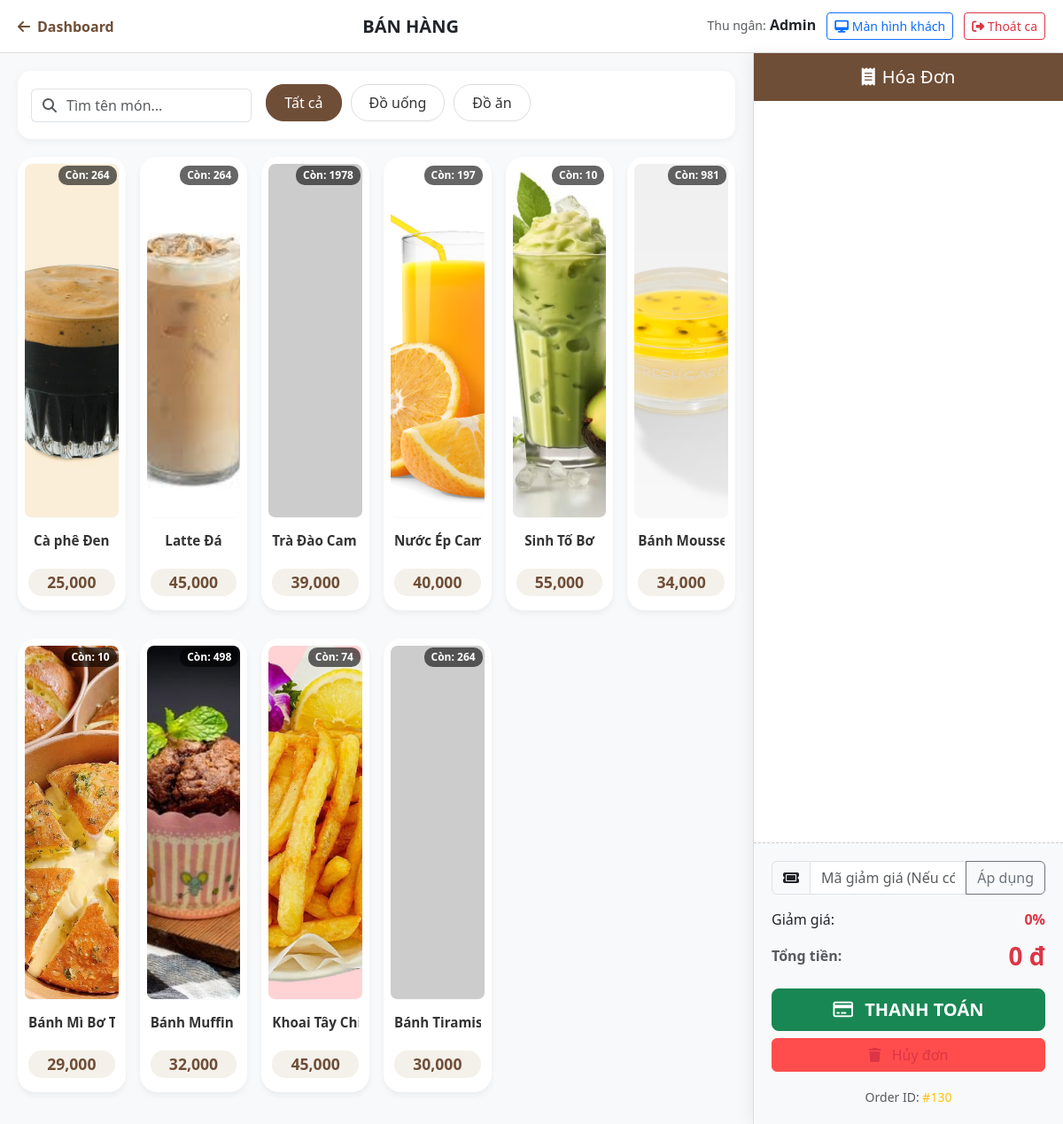
Page /pos/menu.php (signed in) on the committed database.
### tables this page shows
CREATE TABLE `categories` (
  `id` int(11) NOT NULL,
  `name` varchar(255) NOT NULL
);

CREATE TABLE `products` (
  `id` int(11) NOT NULL,
  `name` varchar(255) NOT NULL,
  `price` int(11) NOT NULL,
  `category_id` int(11) NOT NULL,
  `image_url` varchar(255) NOT NULL,
  `is_active` tinyint(1) NOT NULL DEFAULT 1,
  `status` tinyint(1) DEFAULT 1
);

### pos/menu.php (the view, shortened to what this page needs)
<?php
global $mysqli;
function getProductImage($dbPath) {
    $cleanPath = ltrim($dbPath, './');
    if (strpos($cleanPath, 'assets/') === 0) {
        return '../' . $cleanPath;
    }
    return '../admin/uploads/' . $cleanPath;
}
$categories = $mysqli->query("SELECT * FROM categories");
$products = $mysqli->query("SELECT * FROM products WHERE is_active = 1 ORDER BY category_id ASC");
$next_order_id = 1;
$query_max_id = "SELECT MAX(id) as max_id FROM orders";
$result_max_id = $mysqli->query($query_max_id);
if ($result_max_id && $row_max = $result_max_id->fetch_assoc()) {
    $next_order_id = $row_max['max_id'] + 1;
}
?>
<!DOCTYPE html>
<html lang="vi">
<head>
    <link href="https://cdn.jsdelivr.net/npm/bootstrap@5.3.0/dist/css/bootstrap.min.css" rel="stylesheet">
    <link rel="stylesheet" href="https://cdnjs.cloudflare.com/ajax/libs/font-awesome/6.4.0/css/all.min.css">
    <link rel="stylesheet" href="css/pos_style.css">
</head>
<body>
    <header class="pos-navbar">
        <a href="index.php" class="back-btn"><i class="fa-solid fa-arrow-left me-2"></i>Dashboard</a>
        <h5 class="m-0 fw-bold text-uppercase">Bán Hàng</h5>
        <div class="user-info">
            <span class="text-muted small">Thu ngân:</span>
            <strong><?= htmlspecialchars($_SESSION['fullname']) ?></strong>
            <button class="btn btn-outline-primary btn-sm ms-2" onclick="openCustomerScreen()">
    <i class="fa-solid fa-desktop"></i> Màn hình khách
</button>
            <button class="btn btn-outline-danger btn-sm ms-2" data-bs-toggle="modal" data-bs-target="#modalEndShift">
    <i class="fa-solid fa-right-from-bracket"></i> Thoát ca
</button>
        </div>
    </header>
    <div class="pos-container">
        <div class="menu-area">
            <div class="filter-bar">
                <div class="row g-3 align-items-center">
                    <div class="col-md-4">
                        <div class="input-group">
                            <span class="input-group-text bg-white border-end-0"><i class="fa-solid fa-search text-muted"></i></span>
                            <input type="text" id="search-input" class="form-control border-start-0 ps-0" placeholder="Tìm tên món...">
                        </div>
                    </div>
                    <div class="col-md-8">
                        <div class="category-scroll">
                            <button class="filter-btn active" data-filter="all">Tất cả</button>
                            <?php while($cat = $categories->fetch_assoc()): ?>
                                <button class="filter-btn" data-filter="<?= $cat['id'] ?>"><?= $cat['name'] ?></button>
                            <?php endwhile; ?>
                        </div>
                    </div>
                </div>
            </div>
            <div id="product-list-container" class="row g-3">
                <?php while($row = $products->fetch_assoc()): ?>
                    <?php
                        $is_out_of_stock = ($row['status'] == 0);
                        $class_disabled = $is_out_of_stock ? 'disabled' : '';
                    ?>
                    <div class="col-6 col-md-3 col-lg-2 product-column product-card-wrapper mb-3">
                        <div class="card product-item text-center p-2 h-100 <?= $class_disabled ?>"
     data-id="<?= $row['id'] ?>"
     data-price="<?= $row['price'] ?>"
     data-category-id="<?= $row['category_id'] ?>">
    <div class="stock-remaining" id="stock-<?= $row['id'] ?>">
    </div>
    <img src="<?= getProductImage($row['image_url']) ?>"
     class="card-img-top rounded-3 mb-2"
     alt="<?= htmlspecialchars($row['name']) ?>"
     onerror="this.src='https://placehold.co/150x150?text=Anh+Loi'">
    <div class="card-body p-1 d-flex flex-column justify-content-between">
        <h6 class="card-title text-truncate" title="<?= htmlspecialchars($row['name']) ?>">
            <?= $row['name'] ?>
        </h6>
        <div class="price-tag"><?= number_format($row['price']) ?></div>
    </div>
</div>
                    </div>
                <?php endwhile; ?>
            </div>
        </div>
        <div class="cart-sidebar">
            <div class="cart-header">
                <h5 class="mb-0"><i class="fa-solid fa-receipt me-2"></i>Hóa Đơn</h5>
            </div>
            <ul id="cart-list" class="list-group list-group-flush cart-items-container">
                </ul>
            <div class="cart-footer">
                <div class="input-group mb-3">
    <span class="input-group-text"><i class="fa-solid fa-ticket"></i></span>
    <input type="text" id="voucher-code" class="form-control" placeholder="Mã giảm giá (Nếu có)">
    <button class="btn btn-outline-secondary" type="button" onclick="checkVoucher()">Áp dụng</button>
</div>
<div class="d-flex justify-content-between mb-2">
    <span>Giảm giá:</span>
    <span class="text-danger fw-bold" id="discount-display">0%</span>
</div>
                <div class="d-flex justify-content-between align-items-center mb-3">
                    <span class="text-muted fw-bold">Tổng tiền:</span>
                    <span id="total-amount" class="fs-3 fw-bold text-danger">0 đ</span>
                </div>
                <div class="d-grid gap-2">
                    <button id="checkout-btn" class="btn btn-success btn-lg fw-bold">
                        <i class="fa-regular fa-credit-card me-2"></i> THANH TOÁN
                    </button>
                    <button id="cancel-btn" class="btn btn-outline-danger">
                        <i class="fa-solid fa-trash me-2"></i> Hủy đơn
                    </button>
                </div>
                <div class="text-center mt-2 small text-muted">
                    Order ID: <span class="text-warning">#<span id="order-id" class="text-warning"><?= $next_order_id ?></span></span>
                </div>
            </div>
        </div>
    </div>
</body>
</html>

### pos/css/pos_style.css (style rules this page uses)
html { user-select: none; }
#cancel-btn { background-color: #ff4d4d; border-color: #ff4d4d; margin-bottom: 10px; }
.product-item { border: none !important; border-radius: 20px !important; background: white; box-shadow: 0 10px 20px rgba(0,0,0,0.05); transition: all 0.3s ease; overflow: hidden; height: 100%; position: relative; }
.card-img-top { width: 100%; height: 180px; object-fit: cover; object-position: center; border-bottom: 1px solid #f0f0f0; transition: transform 0.5s ease; }
.card-body { padding: 15px !important; text-align: center; background: #fff; }
.card-title { font-size: 1rem; font-weight: 700; color: #333; margin-bottom: 8px; white-space: nowrap; overflow: hidden; text-overflow: ellipsis; }
.price-tag { display: inline-block; color: #6f4e37; font-weight: 800; font-size: 1.1rem; background: #f4f1ea; padding: 5px 15px; border-radius: 15px; }
.product-item::after { content: '+'; position: absolute; top: 50%; left: 50%; transform: translate(-50%, -50%) scale(0); width: 50px; height: 50px; background: rgba(111, 78, 55, 0.9); color: white; border-radius: 50%; display: flex; align-items: center; justify-content: center; font-size: 24px; font-weight: bold; transition: transform 0.3s cubic-bezier(0.175, 0.885, 0.32, 1.275); pointer-events: none; z-index: 5; }
.product-item { border: none !important; border-radius: 20px !important; background: white; box-shadow: 0 5px 15px rgba(0,0,0,0.03); transition: all 0.3s ease; overflow: hidden; height: 100%; display: flex; flex-direction: column; }
.card-img-top { width: 100%; height: 300px !important; object-fit: cover; object-position: center center; border-bottom: 1px solid #f8f9fa; transition: transform 0.5s ease; }
.card-body { padding: 12px 10px !important; text-align: center; background: #fff; flex-grow: 1; display: flex; flex-direction: column; justify-content: center; }
.card-title { font-size: 1rem; font-weight: 700; color: #4a4a4a; margin-bottom: 8px; display: -webkit-box; -webkit-line-clamp: 2; -webkit-box-orient: vertical; overflow: hidden; line-height: 1.3; }
.price-tag { display: inline-block; color: #6f4e37; font-weight: 800; font-size: 1.15rem; }
.card-img-top { width: 100%; height: 400px !important; object-fit: fill; object-position: center bottom; border-bottom: 1px solid #f8f9fa; }
.card-body { padding: 8px 4px !important; }
.card-title { font-size: 0.85rem; font-weight: 700; margin-bottom: 4px; height: 2.4em; line-height: 1.2; overflow: hidden; display: -webkit-box; -webkit-line-clamp: 2; -webkit-box-orient: vertical; }
.price-tag { font-size: 1rem; padding: 2px 10px; }
.stock-remaining { position: absolute; top: 10px; right: 10px; background: rgba(0, 0, 0, 0.6); color: white; padding: 2px 8px; border-radius: 10px; font-size: 0.75rem; font-weight: bold; z-index: 20; backdrop-filter: blur(2px); transition: background 0.3s; }
.product-item { transition: all 0.4s cubic-bezier(0.4, 0, 0.2, 1); }

### rows in the picture
categories: name "Đồ uống"
categories: name "Đồ ăn"
products: image_url (picture), name "Cà phê Đen", price "25,000"
products: image_url (picture), name "Latte Đá", price "45,000"
products: name "Trà Đào Ca…", price "39,000"
products: image_url (picture), name "Nước Ép C…", price "40,000"
products: image_url (picture), name "Sinh Tố Bơ", price "55,000"
products: image_url (picture), name "Bánh Mous…", price "34,000"
products: image_url (picture), name "Bánh Mì B…", price "29,000"
products: image_url (picture), name "Bánh Muffi…", price "32,000"
products: image_url (picture), name "Khoai Tây…", price "45,000"
products: name "Bánh Tira…", price "30,000"

### other values in the picture
$_SESSION['fullname'] "Admin"
$next_order_id "130"
